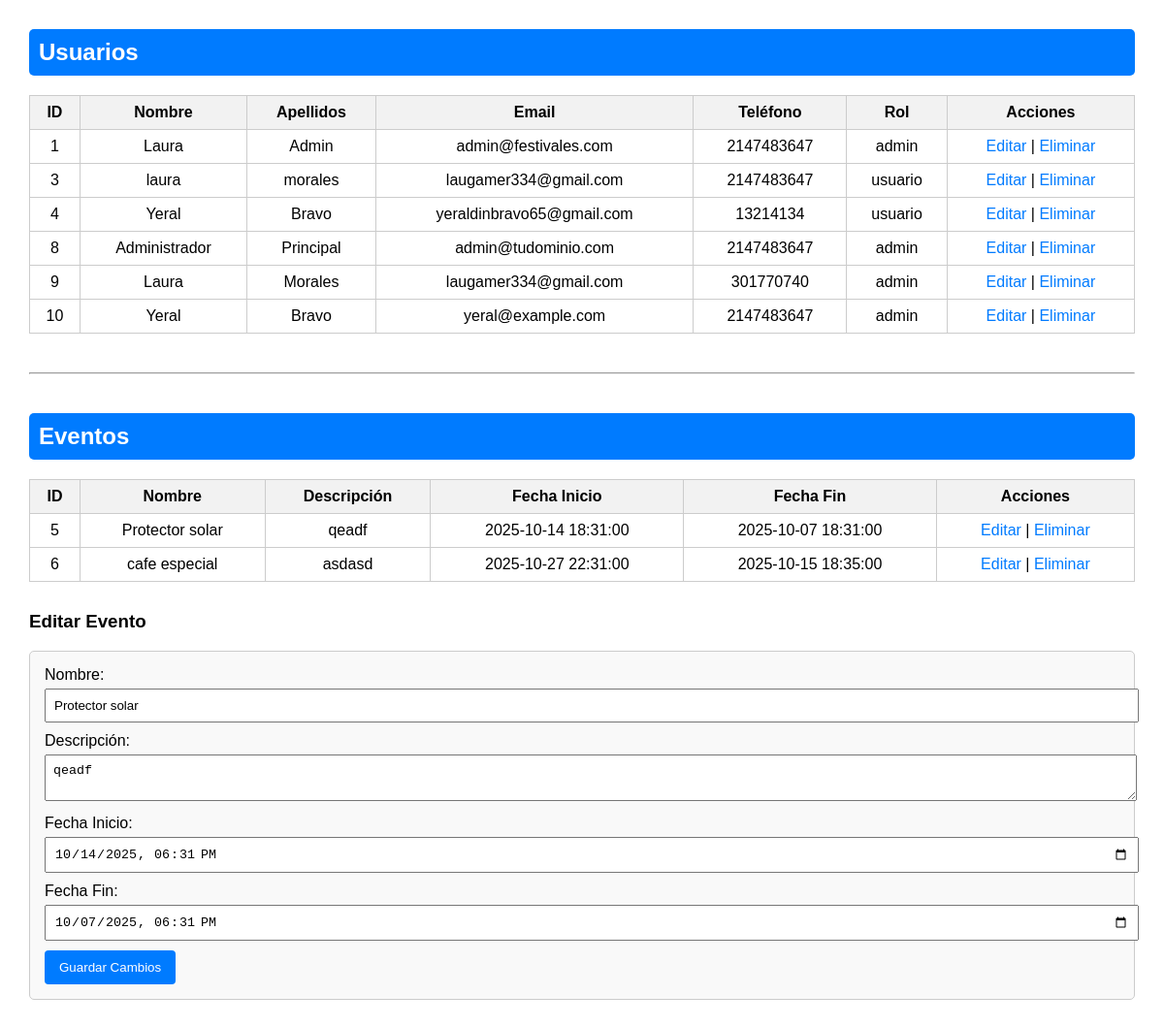
The app's page /vista/crud.php?editar_evento=5 with its own data.
### tables this page shows
CREATE TABLE `usuarios` (
  `id` int(11) NOT NULL,
  `nombre` text DEFAULT NULL,
  `apellidos` text DEFAULT NULL,
  `tipo_documento` enum('TI','CC','Cédula de extranjeria') DEFAULT NULL,
  `numero_documento` int(11) DEFAULT NULL,
  `telefono` int(10) DEFAULT NULL,
  `email` text DEFAULT NULL,
  `foto` varchar(255) DEFAULT NULL,
  `contrasena` text DEFAULT NULL,
  `rol` enum('admin','usuario') NOT NULL DEFAULT 'usuario'
);

CREATE TABLE `events` (
  `id` int(11) NOT NULL,
  `nombre` varchar(255) NOT NULL,
  `descripcion` text NOT NULL,
  `municipio_id` int(11) DEFAULT NULL,
  `fecha_inicio` datetime NOT NULL,
  `fecha_fin` datetime NOT NULL,
  `created_at` timestamp NOT NULL DEFAULT current_timestamp(),
  `foto` varchar(255) DEFAULT NULL
);

### vista/crud.php (the view, shortened to what this page needs)
<?php
include("../config/conexion.php");
$usuarios = $conexion->query("SELECT * FROM usuarios");
$eventos = $conexion->query("SELECT * FROM events");
?>
<!DOCTYPE html>
<html lang="es">
<head>
</head>
<body>
    <h2>Usuarios</h2>
    <table>
        <tr>
            <th>ID</th>
            <th>Nombre</th>
            <th>Apellidos</th>
            <th>Email</th>
            <th>Teléfono</th>
            <th>Rol</th>
            <th>Acciones</th>
        </tr>
        <?php while ($fila = $usuarios->fetch_assoc()) { ?>
            <tr>
                <td><?= $fila['id'] ?></td>
                <td><?= $fila['nombre'] ?></td>
                <td><?= $fila['apellidos'] ?></td>
                <td><?= $fila['email'] ?></td>
                <td><?= $fila['telefono'] ?></td>
                <td><?= $fila['rol'] ?></td>
                <td>
                    <a href="?editar_usuario=<?= $fila['id'] ?>">Editar</a> |
                    <a href="?eliminar_usuario=<?= $fila['id'] ?>" onclick="return confirm('¿Seguro que deseas eliminar este usuario?')">Eliminar</a>
                </td>
            </tr>
        <?php } ?>
    </table>
    <hr>
    <h2>Eventos</h2>
    <table>
        <tr>
            <th>ID</th>
            <th>Nombre</th>
            <th>Descripción</th>
            <th>Fecha Inicio</th>
            <th>Fecha Fin</th>
            <th>Acciones</th>
        </tr>
        <?php while ($fila = $eventos->fetch_assoc()) { ?>
            <tr>
                <td><?= $fila['id'] ?></td>
                <td><?= $fila['nombre'] ?></td>
                <td><?= $fila['descripcion'] ?></td>
                <td><?= $fila['fecha_inicio'] ?></td>
                <td><?= $fila['fecha_fin'] ?></td>
                <td>
                    <a href="?editar_evento=<?= $fila['id'] ?>">Editar</a> |
                    <a href="?eliminar_evento=<?= $fila['id'] ?>" onclick="return confirm('¿Seguro que deseas eliminar este evento?')">Eliminar</a>
                </td>
            </tr>
        <?php } ?>
    </table>
    <?php
    if (isset($_GET['editar_evento'])) {
        $id = $_GET['editar_evento'];
        $evento = $conexion->query("SELECT * FROM events WHERE id = $id")->fetch_assoc();
    ?>
        <h3>Editar Evento</h3>
        <form method="post">
            <label>Nombre:</label>
            <input type="text" name="nombre" value="<?= $evento['nombre'] ?>" required>
            <label>Descripción:</label>
            <textarea name="descripcion" required><?= $evento['descripcion'] ?></textarea>
            <label>Fecha Inicio:</label>
            <input type="datetime-local" name="fecha_inicio" value="<?= date('Y-m-d\TH:i', strtotime($evento['fecha_inicio'])) ?>" required>
            <label>Fecha Fin:</label>
            <input type="datetime-local" name="fecha_fin" value="<?= date('Y-m-d\TH:i', strtotime($evento['fecha_fin'])) ?>" required>
            <button type="submit" name="editar_evento">Guardar Cambios</button>
        </form>
    <?php } ?>
</body>
</html>

### vista/crud.php (style rules this page uses)
body { font-family: Arial, sans-serif; margin: 30px; }
h2 { background-color: #007BFF; color: white; padding: 10px; border-radius: 5px; }
table { border-collapse: collapse; width: 100%; margin-bottom: 30px; }
th, td { border: 1px solid #ccc; padding: 8px; text-align: center; }
th { background-color: #f2f2f2; }
a { text-decoration: none; color: #007BFF; }
form { background-color: #f9f9f9; padding: 15px; border: 1px solid #ccc; border-radius: 5px; }
input, select, textarea { width: 100%; padding: 8px; margin-top: 5px; margin-bottom: 10px; }
button { background-color: #007BFF; color: white; border: none; padding: 10px 15px; border-radius: 4px; cursor: pointer; }
hr { margin: 40px 0; }

### records on screen
usuarios: id "1", nombre "Laura", apellidos "Admin", email "admin@festivales.com", telefono "2147483647", rol "admin"
usuarios: id "3", nombre "laura", apellidos "morales", email "laugamer334@gmail.com", telefono "2147483647", rol "usuario"
usuarios: id "4", nombre "Yeral", apellidos "Bravo", email "yeraldinbravo65@gmail.com", telefono "13214134", rol "usuario"
usuarios: id "8", nombre "Administrador", apellidos "Principal", email "admin@tudominio.com", telefono "2147483647", rol "admin"
usuarios: id "9", nombre "Laura", apellidos "Morales", email "laugamer334@gmail.com", telefono "301770740", rol "admin"
usuarios: id "10", nombre "Yeral", apellidos "Bravo", email "yeral@example.com", telefono "2147483647", rol "admin"
events: id "5", nombre "Protector solar", descripcion "qeadf", fecha_inicio "2025-10-14 18:31:00", fecha_fin "2025-10-07 18:31:00", fecha_inicio "10/14/2025 18:31", fecha_fin "10/07/2025 18:31"
events: id "6", nombre "cafe especial", descripcion "asdasd", fecha_inicio "2025-10-27 22:31:00", fecha_fin "2025-10-15 18:35:00"
